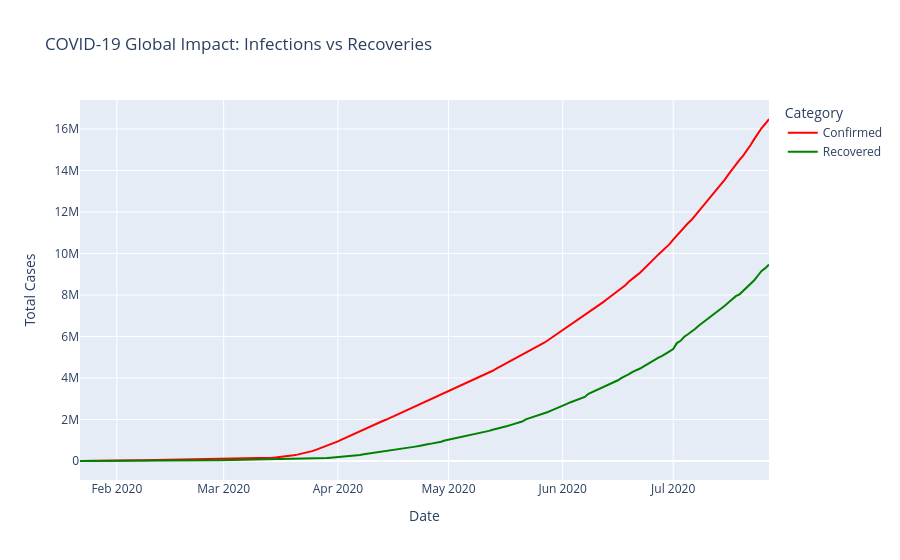

Notebook source saved alongside this figure:
### Code cell
fig1 = px.line(global_trend, x='Date', y=['Confirmed', 'Recovered'], 
              title='COVID-19 Global Impact: Infections vs Recoveries',
              labels={'value': 'Total Cases', 'variable': 'Category'},
              color_discrete_map={'Confirmed': 'red', 'Recovered': 'green'})
fig1.show()

### Figure 1 — Plotly figure (JSON) as saved in the notebook; plotly's stock layout.template omitted (floating-point values rounded to 4 significant figures; data arrays with more than 128 entries replaced by an {"elided": "..."} marker saying what was removed)
{"data": [{"hovertemplate": "Category=Confirmed<br>Date=%{x}<br>Total Cases=%{y}<extra></extra>", "legendgroup": "Confirmed", "line": {"color": "red", "dash": "solid"}, "marker": {"symbol": "circle"}, "mode": "lines", "name": "Confirmed", "orientation": "v", "showlegend": true, "type": "scatter", "x": {"elided": "188 str values"}, "xaxis": "x", "y": {"elided": "188 int values"}, "yaxis": "y"}, {"hovertemplate": "Category=Recovered<br>Date=%{x}<br>Total Cases=%{y}<extra></extra>", "legendgroup": "Recovered", "line": {"color": "green", "dash": "solid"}, "marker": {"symbol": "circle"}, "mode": "lines", "name": "Recovered", "orientation": "v", "showlegend": true, "type": "scatter", "x": {"elided": "188 str values"}, "xaxis": "x", "y": {"elided": "188 int values"}, "yaxis": "y"}], "layout": {"autosize": true, "legend": {"title": {"text": "Category"}, "tracegroupgap": 0}, "title": {"text": "COVID-19 Global Impact: Infections vs Recoveries"}, "xaxis": {"anchor": "y", "autorange": true, "domain": [0, 1], "range": ["2020-01-22", "2020-07-27"], "title": {"text": "Date"}, "type": "date"}, "yaxis": {"anchor": "x", "autorange": true, "domain": [0, 1], "range": [-915600.0, 17400000.0], "title": {"text": "Total Cases"}, "type": "linear"}}}
